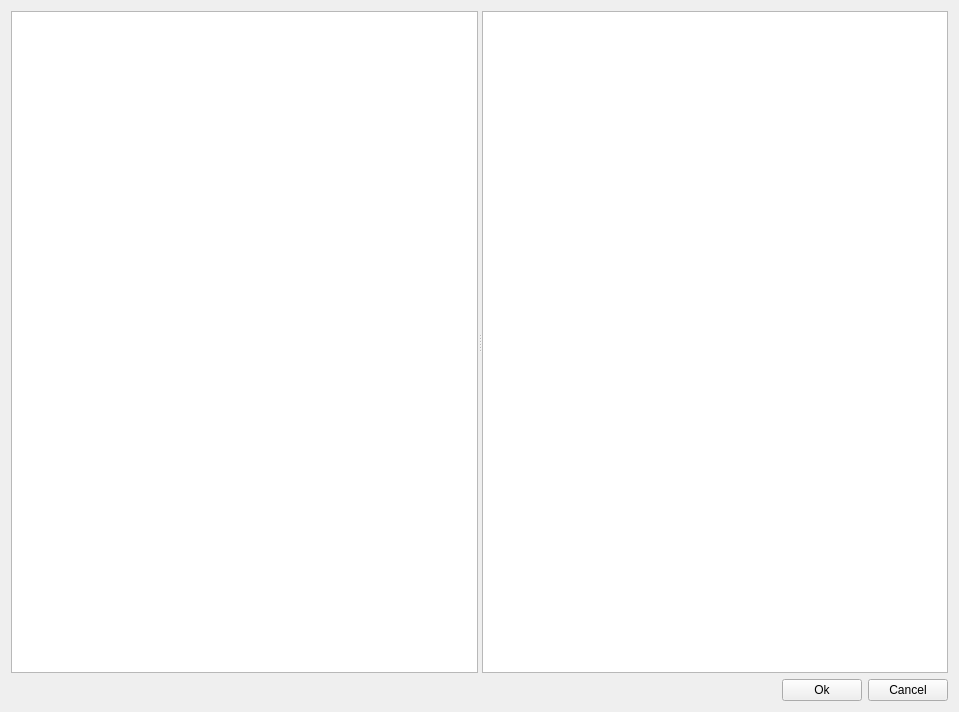
<?xml version="1.0" encoding="UTF-8"?>
<ui version="4.0">
 <class>CForwarding_select_di_tagname_dialog</class>
 <widget class="QWidget" name="CForwarding_select_di_tagname_dialog">
  <property name="geometry">
   <rect>
    <x>0</x>
    <y>0</y>
    <width>959</width>
    <height>712</height>
   </rect>
  </property>
  <property name="windowTitle">
   <string>CForwarding_select_di_tagname_dialog</string>
  </property>
  <layout class="QGridLayout" name="gridLayout">
   <item row="0" column="0">
    <widget class="QSplitter" name="splitter">
     <property name="orientation">
      <enum>Qt::Horizontal</enum>
     </property>
     <widget class="QTreeView" name="treeView"/>
     <widget class="QTableView" name="tableView"/>
    </widget>
   </item>
   <item row="1" column="0">
    <layout class="QHBoxLayout" name="horizontalLayout">
     <item>
      <spacer name="horizontalSpacer">
       <property name="orientation">
        <enum>Qt::Horizontal</enum>
       </property>
       <property name="sizeHint" stdset="0">
        <size>
         <width>40</width>
         <height>20</height>
        </size>
       </property>
      </spacer>
     </item>
     <item>
      <widget class="QPushButton" name="pushButtonOk">
       <property name="text">
        <string>Ok</string>
       </property>
      </widget>
     </item>
     <item>
      <widget class="QPushButton" name="pushButtonCancel">
       <property name="text">
        <string>Cancel</string>
       </property>
      </widget>
     </item>
    </layout>
   </item>
  </layout>
 </widget>
 <layoutdefault spacing="6" margin="11"/>
 <resources/>
 <connections/>
</ui>
